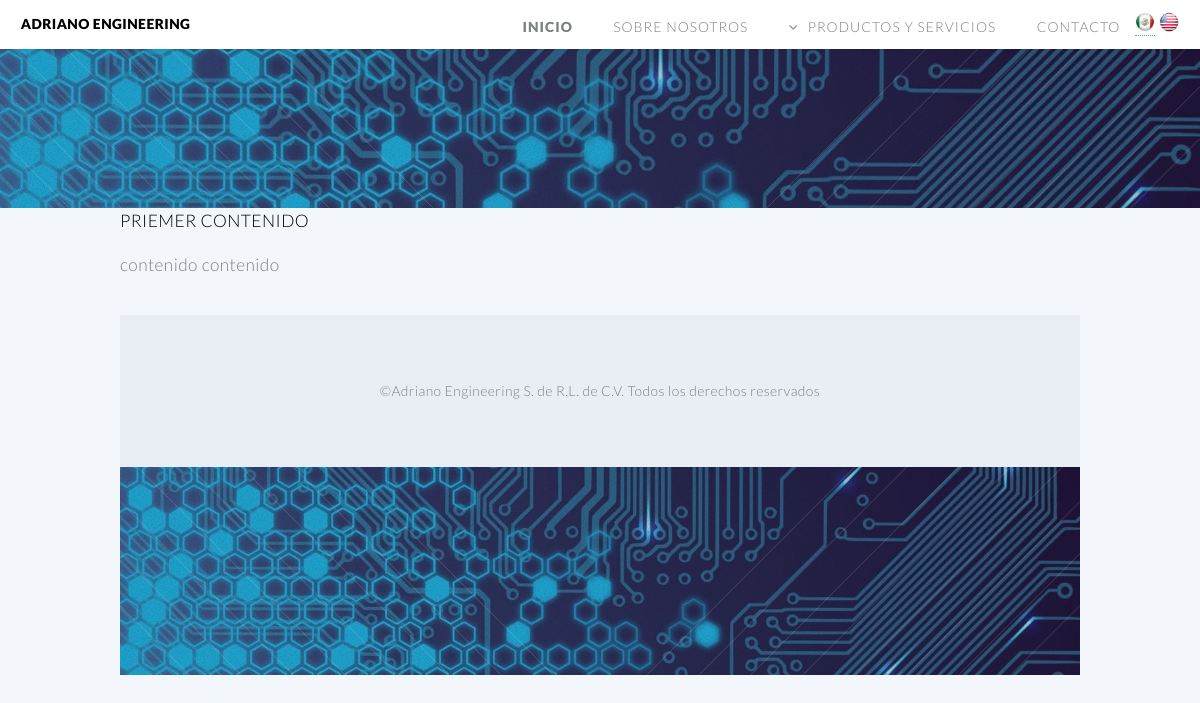
/, run on an earlier commit of the app's database.
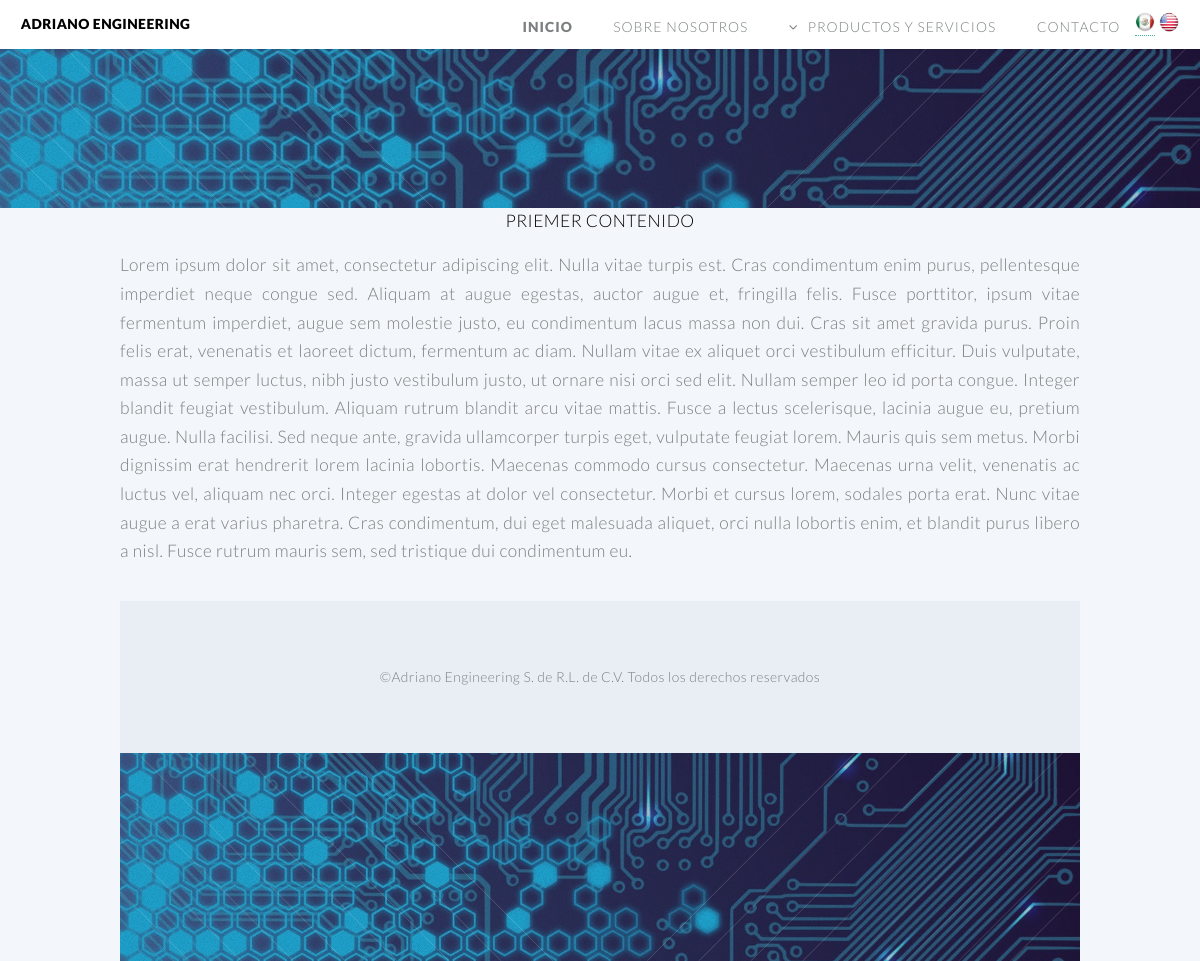
And on a later commit of the database.
### esp/models.py (models this page shows)
class Esp_inicio(models.Model):
    titulo = models.CharField(max_length=100)
    contenido = models.TextField()
    publicado = models.BooleanField(default=True)
    class Meta:
        verbose_name_plural = 'Inicio'
    def __str__(self):
        titulo = self.titulo
        return titulo

### esp/views.py (the view)
# urls.py: url(r'^$', views.esp_inicio, name='inicio'),
def esp_inicio(request):
    titulo = Esp_inicio.objects.get(publicado=True)
    contenido = titulo.contenido
    context = {
        "temp_titulo": titulo,
        "temp_contenido": contenido,
    }
    return render(request, "espanol/inicio.html", context)

### esp/templates/espanol/inicio.html (shortened to what this page needs)
{% extends "espanol/base.html"  %}
{% load staticfiles %}
{% block content %}
    <div class="special container">
   <div class="row">
  <div ><div class="jumbotron" style="text-align: center">
  <h1>{{ temp_titulo }}</h1>
  <div style="text-align: justify">
  <p>{{ temp_contenido }}</p></div>
</div>
  </div>
</div>
{% endblock %}

### esp/templates/espanol/base.html (shortened to what this page needs)
{% load staticfiles %}
<!DOCTYPE HTML>
<html>
	<head>
        <link rel="stylesheet" type="text/css" href="{% static 'css/main.css' %}"  type="text/css" />
	</head>
	<body class="no-sidebar">
		<div id="page-wrapper">
				<header id="header">
					<h1 id="logo"><a href="inicio">ADRIANO ENGINEERING</a></h1>
					<nav id="nav">
						<ul>
							<li class="current"><a href="../inicio">Inicio</a></li>
							<li class="menu"><a href="../nosotros">Sobre Nosotros</a></li>
                            <li class="submenu">
								<a href="../ingenieriadecontrol">Productos y Servicios</a>
							</li>
                            <li><a href="../contacto">Contacto</a></li>
                            <a href="../inicio"><img src="{% static "images/flag-mexico.png" %}" alt="espanol" width="20" height="20"></a>
                          <img src="{% static "images/flag-united-states.png" %}" alt="espanol" width="20" height="20">
						</ul>
					</nav>
				</header>
		<section id="banner">
		</section>
{% block content %}
            {% endblock %}
				<footer id="footer">
					<ul class="copyright">
						<li>&copy;Adriano Engineering S. de R.L. de C.V. Todos los derechos reservados</li>
					</ul>
				</footer>
        <section id="banner">
		</section>
		</div>
	</body>
</html>

What changed in the data, as far as the page shows it:
changed Esp_inicio "PRIEMER CONTENIDO": contenido "contenido contenido" → "Lorem ipsum dolor sit amet, consectetur adipiscing elit. Nulla vitae turpis est. Cras condimentum enim purus, pellentesque imperdiet neque congue sed. Aliquam at augue egestas, auctor augue et, fringilla felis. Fusce porttitor, ipsum vitae fermentum imperdiet, augue sem molestie justo, eu condimentum lacus massa non dui. Cras sit amet gravida purus. Proin felis erat, venenatis et laoreet dictum, fermentum ac diam. Nullam vitae ex aliquet orci vestibulum efficitur. Duis vulputate, massa ut semper luctus, nibh justo vestibulum justo, ut ornare nisi orci sed elit. Nullam semper leo id porta congue. Integer blandit feugiat vestibulum. Aliquam rutrum blandit arcu vitae mattis. Fusce a lectus…"
